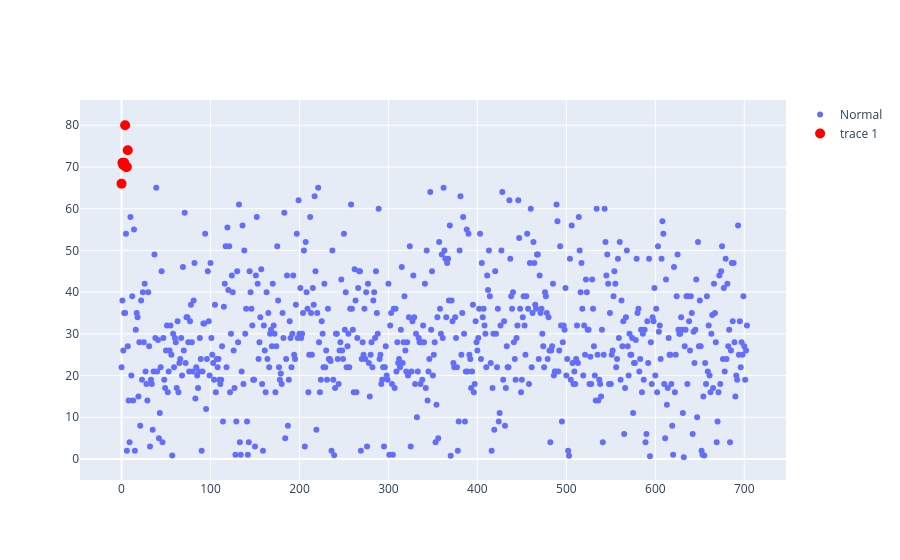

Notebook cell for this chart:
### Code cell
col = 'Age'

Q1 = df[col].quantile(0.25)
Q3 = df[col].quantile(0.75)
IQR = Q3 - Q1

# Identify outliers
outliers = df[(df[col] < Q1 - 1.5*IQR) | (df[col] > Q3 + 1.5*IQR)]
normal = df[(df[col] >= Q1 - 1.5*IQR) & (df[col] <= Q3 + 1.5*IQR)]
fig = go.Figure()
fig.add_trace(go.Scatter(y= normal[col], mode = 'markers', name='Normal'))
fig.add_trace(go.Scatter(y = outliers[col], mode = 'markers',
                         marker = dict(color= 'red', size = 10)))

### Figure 1 — Plotly figure (JSON) as saved in the notebook; plotly's stock layout.template omitted (floating-point values rounded to 4 significant figures; data arrays with more than 128 entries replaced by an {"elided": "..."} marker saying what was removed)
{"data": [{"mode": "markers", "name": "Normal", "type": "scatter", "y": {"elided": "704 float values"}}, {"marker": {"color": "red", "size": 10}, "mode": "markers", "type": "scatter", "y": [66.0, 71.0, 70.5, 71.0, 80.0, 70.0, 70.0, 74.0]}], "layout": {}}
